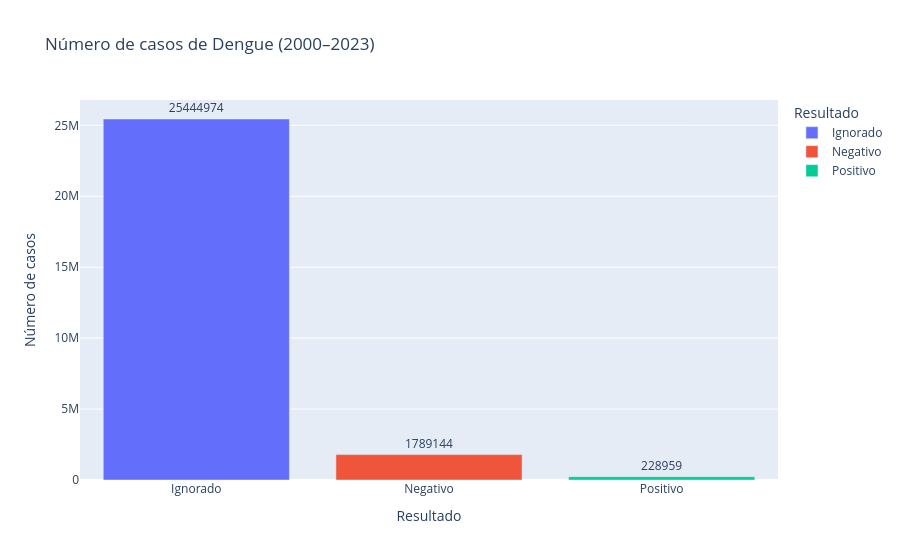

Source (notebook cell):
### Code cell
# Contagem dos resultados
dengue_counts = (
    classi_fin["DENGUE"]
    .value_counts()
    .reset_index()
)

dengue_counts.columns = ["Resultado", "Contagem"]

fig = px.bar(
    dengue_counts,
    x="Resultado",
    y="Contagem",
    text="Contagem",
    title="Número de casos de Dengue (2000–2023)",
    labels={
        "Contagem": "Número de casos",
        "Resultado": "Resultado"
    },
    color="Resultado"
)

fig.update_traces(textposition="outside")

fig.show()

### Figure 1 — Plotly figure (JSON) as saved in the notebook; plotly's stock layout.template omitted (floating-point values rounded to 4 significant figures)
{"data": [{"hovertemplate": "Resultado=%{x}<br>Número de casos=%{text}<extra></extra>", "legendgroup": "Ignorado", "marker": {"color": "#636efa", "pattern": {"shape": ""}}, "name": "Ignorado", "orientation": "v", "showlegend": true, "text": [25440000.0], "textposition": "outside", "type": "bar", "x": ["Ignorado"], "xaxis": "x", "y": [25444974], "yaxis": "y"}, {"hovertemplate": "Resultado=%{x}<br>Número de casos=%{text}<extra></extra>", "legendgroup": "Negativo", "marker": {"color": "#EF553B", "pattern": {"shape": ""}}, "name": "Negativo", "orientation": "v", "showlegend": true, "text": [1789000.0], "textposition": "outside", "type": "bar", "x": ["Negativo"], "xaxis": "x", "y": [1789144], "yaxis": "y"}, {"hovertemplate": "Resultado=%{x}<br>Número de casos=%{text}<extra></extra>", "legendgroup": "Positivo", "marker": {"color": "#00cc96", "pattern": {"shape": ""}}, "name": "Positivo", "orientation": "v", "showlegend": true, "text": [229000.0], "textposition": "outside", "type": "bar", "x": ["Positivo"], "xaxis": "x", "y": [228959], "yaxis": "y"}], "layout": {"barmode": "relative", "legend": {"title": {"text": "Resultado"}, "tracegroupgap": 0}, "title": {"text": "Número de casos de Dengue (2000–2023)"}, "xaxis": {"anchor": "y", "categoryarray": ["Ignorado", "Negativo", "Positivo"], "categoryorder": "array", "domain": [0, 1], "title": {"text": "Resultado"}}, "yaxis": {"anchor": "x", "domain": [0, 1], "title": {"text": "Número de casos"}}}}
